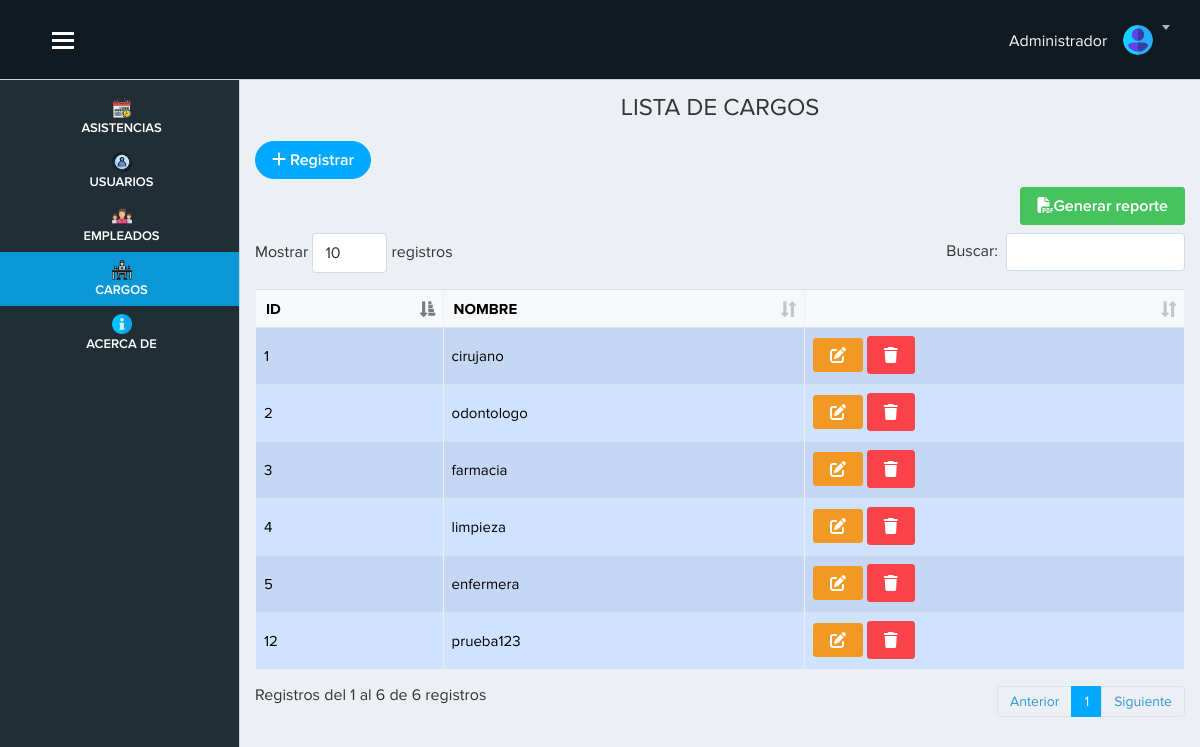
Page /vista/cargo.php (signed in) on the committed database.
### tables this page shows
CREATE TABLE `cargo` (
`id_cargo`  int(11) NOT NULL AUTO_INCREMENT ,
`nombre`  varchar(100) NULL DEFAULT '' ,
PRIMARY KEY (`id_cargo`)
);

### vista/cargo.php (the view, shortened to what this page needs)
<?php require('./layout/topbar.php'); ?>
<?php require('./layout/sidebar.php'); ?>
<div class="page-content">
    <h4 class="text-center">LISTA DE CARGOS</h4>
    <?php
    include "../modelo/conexion.php";
    $sql=$conexion->query("SELECT * from cargo");
    ?>
    <a href="registro_cargo.php" class="btn btn-primary btn-rounded mb-2"><i class="fa-solid fa-plus"></i>&nbsp;Registrar</a>
    <div class="text-right mb-2">
      <a href="fpdf/reporteCargo.php" target="_blank" class="btn btn-success"><i class="fas fa-file-pdf"></i>Generar reporte</a>
    </div>
    <table class="table table-primary table-striped table-bordered col-12"  id="example">
  <thead>
    <tr>
      <th scope="col">ID</th>
      <th scope="col">NOMBRE</th>
      <th></th>
    </tr>
  </thead>
  <tbody>
    <?php
    while($datos=$sql->fetch_object()){?>
    <tr>
      <td><?= $datos->id_cargo ?></td>
      <td><?= $datos->nombre?></td>
      <td>
        <a href="" data-toggle="modal" data-target="#exampleModal<?= $datos->id_cargo?>" class="btn btn-warning btn-sn"><i class="fa-solid fa-pen-to-square"></i></a>
        <a href="cargo.php?id=<?= $datos->id_cargo?>" onclick="advertencia(event)"><i class=" btn btn-danger fa-solid fa-trash"></i></a>
      </td>
    </tr>
    <?php }
    ?>
  </tbody>
</table>
</div>
</div>
<?php require('./layout/footer.php'); ?>

### vista/layout/topbar.php (shortened to what this page needs)
<!doctype html>
<html lang="es">
<head>
    <head lang="es">
        <link href="../public/app/publico/css/lib/font-awesome/font-awesome.min.css" rel="stylesheet">
        <link href="../public/bootstrap5/css/bootstrap.min.css" rel="stylesheet">
        <link rel="stylesheet" href="../public/app/publico/css/lib/lobipanel/lobipanel.min.css">
        <link rel="stylesheet" href="../public/app/publico/css/separate/vendor/lobipanel.min.css">
        <link rel="stylesheet" href="../public/app/publico/css/lib/jqueryui/jquery-ui.min.css">
        <link rel="stylesheet" href="../public/app/publico/css/separate/pages/widgets.min.css">
        <link rel="stylesheet" href="../public/fontawesome/css/all.min.css">
        <link rel="stylesheet" href="../public/fontawesome/css/fontawesome.min.css">
        <link rel="stylesheet" href="../public/app/publico/css/lib/datatables-net/datatables.min.css">
        <link rel="stylesheet" href="../public/app/publico/css/separate/vendor/datatables-net.min.css">
        <link href="../public/app/publico/css/lib/bootstrap/bootstrap.min.css" rel="stylesheet">
        <link href="../public/app/publico/css/main.css" rel="stylesheet">
        <link href="../public/app/publico/css/mis_estilos/estilos.css" rel="stylesheet">
        <link rel="stylesheet" type="text/css" href="../public/app/publico/css/lib/jquery-flex-label/jquery.flex.label.css">
        <link href="../public/principal/css/estilos.css" rel="stylesheet">
        <link href="../public/pnotify/css/pnotify.css" rel="stylesheet" />
        <link href="../public/pnotify/css/pnotify.buttons.css" rel="stylesheet" />
        <link href="../public/pnotify/css/custom.min.css" rel="stylesheet" />
    </head>
</head>
<body class="with-side-menu">
    <div id="app">
        <header class="site-header">
            <div class="container-fluid" style="padding-left: 40px;">
                <button id="show-hide-sidebar-toggle" class="show-hide-sidebar">
                    <span>toggle menu</span>
                </button>
                <div class="site-header-content">
                    <div class="site-header-content-in">
                        <div class="site-header-shown">
                            <div class="dropdown dropdown-notification">
                                <h6 class="text-light mt-2">
                                    Administrador
                                </h6>
                            </div>
                            <div class="dropdown user-menu">
                                <button class="dropdown-toggle" id="dd-user-menu" type="button" data-toggle="dropdown" aria-haspopup="true" aria-expanded="false">
                                    <img src="../public/app/publico/img/user.svg" alt="">
                                </button>
                            </div>
                        </div>
                    </div>
                </div>
            </div>
        </header>

### vista/layout/sidebar.php
<nav class="side-menu">
            <ul class="side-menu-list p-0">
                <li class="red">
                    <a href="inicio.php" class="activo">
                        <img src="../public/img-inicio/programar.png" class="img-inicio" alt="">
                        <span class="lbl">ASISTENCIAS</span>
                    </a>
                </li>
                <li class="red">
                    <a href="usuario.php" class="activo">
                        <img src="../public/img-inicio/usuario.png" class="img-inicio" alt="">
                        <span class="lbl">USUARIOS</span>
                    </a>
                </li>
                <li class="red">
                    <a href="empleado.php" class="activo">
                        <img src="../public/img-inicio/team.png" class="img-inicio" alt="">
                        <span class="lbl">EMPLEADOS</span>
                    </a>
                </li>
                <li class="red">
                    <a href="cargo.php" class="activo">
                        <img src="../public/img-inicio/cargo.png" class="img-inicio" alt="">
                        <span class="lbl">CARGOS</span>
                    </a>
                </li>
                <li class="red">
                    <a href="acerca.php" class="activo">
                        <img src="../public/img-inicio/info.png" class="img-inicio" alt="">
                        <span class="lbl">ACERCA DE</span>
                    </a>
                </li>
            </ul>
        </nav>

### vista/layout/footer.php (shortened to what this page needs)
</body>
</html>

### vista/cargo.php (style rules this page uses)
ul li:nth-child(4) .activo { background: rgb(11, 150, 214) !important; }

### vista/layout/topbar.php (style rules this page uses)
.page-content { margin-top: 70px; }

### rows in the picture
cargo: id_cargo "1", nombre "cirujano"
cargo: id_cargo "2", nombre "odontologo"
cargo: id_cargo "3", nombre "farmacia"
cargo: id_cargo "4", nombre "limpieza"
cargo: id_cargo "5", nombre "enfermera"
cargo: id_cargo "12", nombre "prueba123"
